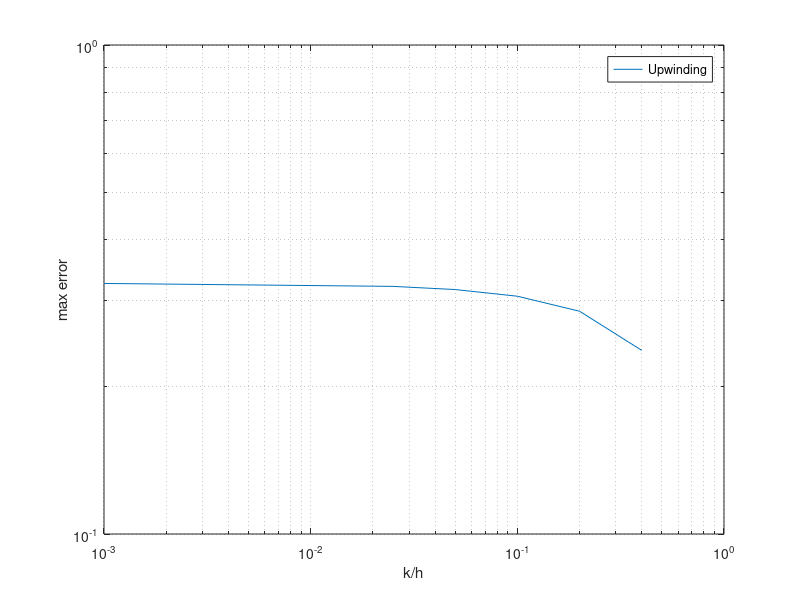

MATLAB code to generate this figure:
close all
clear

loglog([0.001 0.025 0.05 0.1 0.2 0.4],[3.25376e-1 3.20917e-1 3.16176e-1 3.06389e-1 2.85483e-1 2.37417e-1])

xlabel 'k/h'
ylabel 'max error'
grid minor
legend 'Upwinding' '1^{Order}'